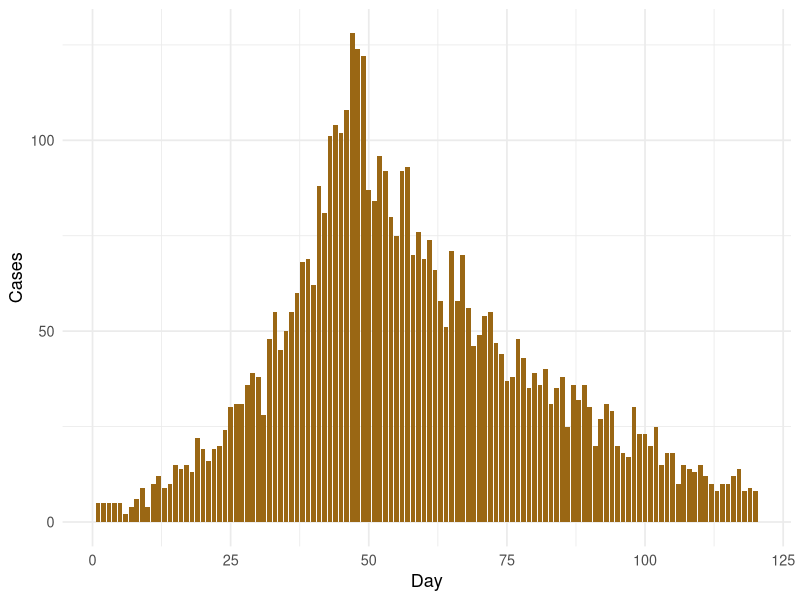
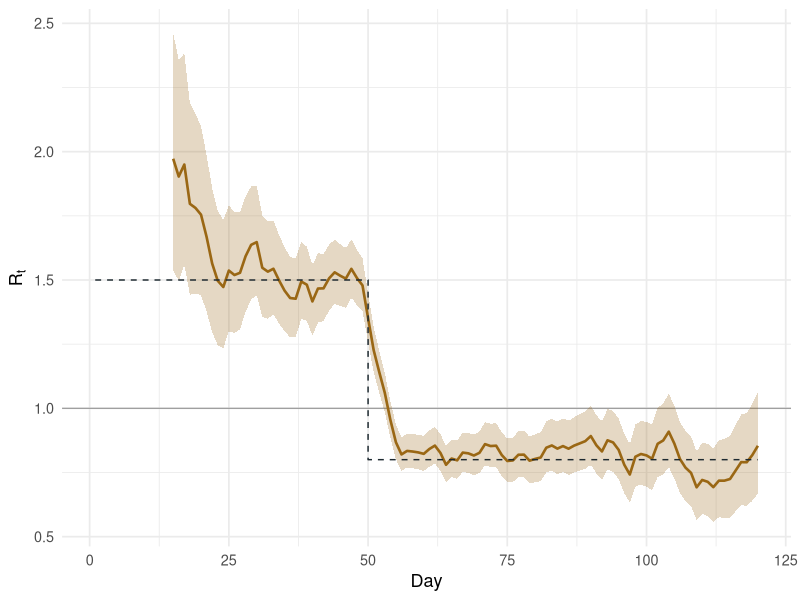

These figures' R source, in order:
## ---- chunk 1
library(ggplot2)

set.seed(1)

days <- 1:120
w <- dgamma(1:21, shape = 6, rate = 1)
w <- w / sum(w)

infectiousness <- function(inc, t) {
  s <- 1:min(t - 1, length(w))
  sum(inc[t - s] * w[s])
}
## ---- chunk 2
#| fig-cap: "Simulated daily incidence."
#| fig-alt: "Bar chart of simulated daily cases over 120 days. Cases rise from about 5 a day to a peak of around 130 just before day 50, then fall steadily to under 10 a day by day 120."
#| fig-width: 7
#| fig-height: 3.2
rt_true <- ifelse(days < 50, 1.5, 0.8)

inc <- numeric(length(days))
inc[1:5] <- 5

for (t in 6:length(days)) {
  inc[t] <- rpois(1, rt_true[t] * infectiousness(inc, t))
}

ggplot(data.frame(day = days, cases = inc), aes(day, cases)) +
  geom_col(fill = "#9A6714", width = 0.85) +
  labs(x = "Day", y = "Cases") +
  theme_minimal(base_size = 13)
## ---- chunk 3
tau <- 7
a <- 1
b <- 5

lambda <- c(0, sapply(2:length(days), \(t) infectiousness(inc, t)))

est <- data.frame(day = 15:length(days))
est$shape <- sapply(est$day, \(t) a + sum(inc[(t - tau + 1):t]))
est$rate <- sapply(est$day, \(t) 1 / b + sum(lambda[(t - tau + 1):t]))
est$mean <- est$shape / est$rate
est$lo <- qgamma(0.025, est$shape, est$rate)
est$hi <- qgamma(0.975, est$shape, est$rate)
## ---- chunk 4
#| fig-cap: "Estimated Rt with a 95% credible interval. The dashed line is the true value."
#| fig-alt: "Line chart of estimated Rt from day 15 to day 120, with a shaded 95% credible interval and the true Rt as a dashed step that drops from 1.5 to 0.8 at day 50. The estimate starts near 2, settles close to 1.5 by day 30, falls to about 0.8 within a week of day 50 and stays near 0.8, with the band widening as cases fall."
#| fig-width: 7
#| fig-height: 3.6
ggplot(est, aes(day)) +
  geom_hline(yintercept = 1, colour = "grey60", linewidth = 0.4) +
  geom_ribbon(aes(ymin = lo, ymax = hi), fill = "#9A6714", alpha = 0.25) +
  geom_line(aes(y = mean), colour = "#9A6714", linewidth = 0.9) +
  geom_step(data = data.frame(day = days, rt = rt_true), aes(y = rt), linetype = "dashed", colour = "#1D2930") +
  labs(x = "Day", y = expression(R[t])) +
  theme_minimal(base_size = 13)
